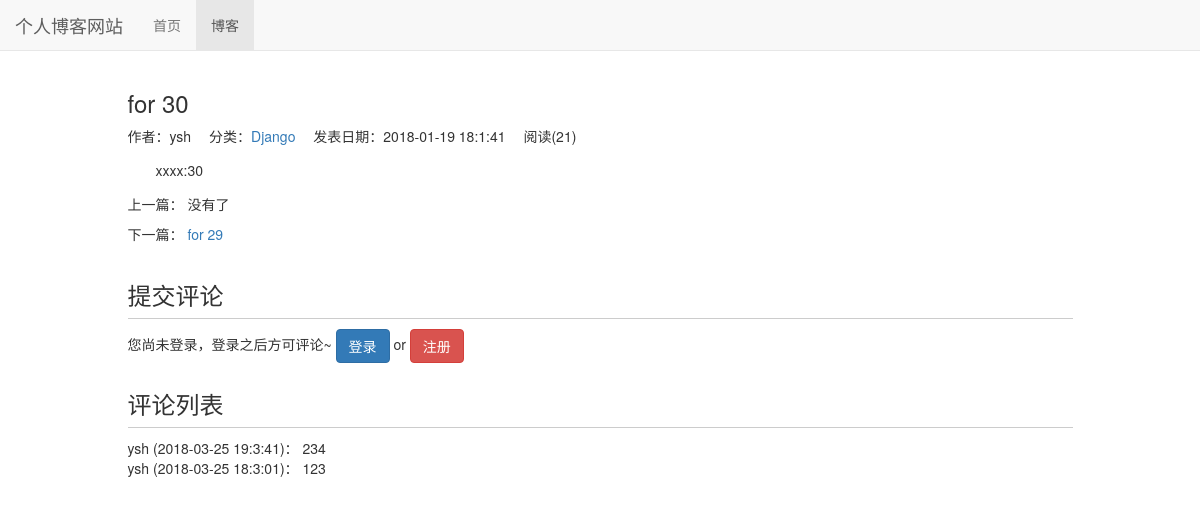
Page /blog/36 on the committed database.
### blog/models.py (models this page shows, shortened)
class Blog(models.Model, ReadNumExpandMethod):
    title = models.CharField(max_length=50)
    blog_type = models.ForeignKey(BlogType, on_delete=models.DO_NOTHING)
    content = RichTextUploadingField()
    author = models.ForeignKey(User, on_delete=models.DO_NOTHING)
    read_details = GenericRelation(ReadDetail)
    created_time = models.DateTimeField(auto_now_add=True)
    last_updated_time = models.DateTimeField(auto_now=True)
    class Meta:
        ordering = ['-created_time']

class BlogType(models.Model):
    type_name = models.CharField(max_length=15)
    def __str__(self):
        return self.type_name

### read_statistics/models.py (models this page shows)
class ReadNum(models.Model):
    read_num = models.IntegerField(default=0)
    content_type = models.ForeignKey(ContentType, on_delete=models.DO_NOTHING)
    object_id = models.PositiveIntegerField()
    content_object = GenericForeignKey('content_type', 'object_id')

### comment/models.py (models this page shows)
class Comment(models.Model):
    content_type = models.ForeignKey(ContentType, on_delete=models.DO_NOTHING)
    object_id = models.PositiveIntegerField()
    content_object = GenericForeignKey('content_type', 'object_id')
    text = models.TextField()
    comment_time = models.DateTimeField(auto_now_add=True)
    user = models.ForeignKey(User, on_delete=models.DO_NOTHING)
    class Meta:
        ordering = ['-comment_time']

### blog/views.py (the view)
# urls.py: path('<int:blog_pk>', views.blog_detail, name="blog_detail"),
def blog_detail(request, blog_pk):
    blog = get_object_or_404(Blog, pk=blog_pk)
    read_cookie_key = read_statistics_once_read(request, blog)
    blog_content_type = ContentType.objects.get_for_model(blog)
    comments = Comment.objects.filter(content_type=blog_content_type, object_id=blog.pk)
    context = {}
    context['previous_blog'] = Blog.objects.filter(created_time__gt=blog.created_time).last()
    context['next_blog'] = Blog.objects.filter(created_time__lt=blog.created_time).first()
    context['blog'] = blog
    context['comments'] = comments
    response = render(request, 'blog/blog_detail.html', context) # 响应
    response.set_cookie(read_cookie_key, 'true') # 阅读cookie标记
    return response

### read_statistics/models.py (called while the page is built)
    def get_read_num(self):
        try:
            ct = ContentType.objects.get_for_model(self)
            readnum = ReadNum.objects.get(content_type=ct, object_id=self.pk)
            return readnum.read_num
        except exceptions.ObjectDoesNotExist:
            return 0

### read_statistics/utils.py (called while the page is built)
def read_statistics_once_read(request, obj):
    ct = ContentType.objects.get_for_model(obj)
    key = "%s_%s_read" % (ct.model, obj.pk)
    if not request.COOKIES.get(key):
        readnum, created = ReadNum.objects.get_or_create(content_type=ct, object_id=obj.pk)
        readnum.read_num += 1
        readnum.save()
        date = timezone.now().date()
        readDetail, created = ReadDetail.objects.get_or_create(content_type=ct, object_id=obj.pk, date=date)
        readDetail.read_num += 1
        readDetail.save()
    return key

### blog/templates/blog/blog_detail.html (shortened to what this page needs)
{% extends 'base.html' %}
{% block nav_blog_active %}active{% endblock %}
{% load staticfiles %}
{% block header_extends %}
    <link rel="stylesheet" href="{% static 'blog/blog.css' %}">
{% endblock %}
{% block content %}
    <div class="container">
        <div class="row">
            <div class="col-xs-10 col-xs-offset-1">
                <h3>{{ blog.title }}</h3>
                <ul class="blog-info-description">
                    <li>作者：{{ blog.author }}</li>
                    <li>分类：<a href="{% url 'blogs_with_type' blog.blog_type.pk %}">{{ blog.blog_type }}</a></li>
                    <li>发表日期：{{ blog.created_time|date:"Y-m-d H:n:s" }}</li>
                    <li>阅读({{ blog.get_read_num }})</li>
                </ul>
                <div class="blog-content">{{ blog.content|safe }}</div>
                <div class="blog-more">
                    <p>上一篇：
                        {% if previous_blog %}
                            <a href="{% url 'blog_detail' previous_blog.pk %}">{{ previous_blog.title }}</a>
                        {% else %}
                            没有了
                        {% endif %}
                    </p>
                    <p>下一篇：
                        {% if next_blog %}
                            <a href="{% url 'blog_detail' next_blog.pk %}">{{ next_blog.title }}</a>
                        {% else %}
                            没有了
                        {% endif %}
                    </p>
                </div>
            </div>
        </div>
        <div class="row">
            <div class="col-xs-10 col-xs-offset-1">
                <div class="comment-area">
                    <h3 class="comment-area-title">提交评论</h3>
                    {% if user.is_authenticated %}
                        <form action="{% url 'update_comment' %}" method="POST" style="overflow:hidden">
                            {% csrf_token %}
                            <div class="form-group">
                                <label for="comment_text">{{ user.username }}，欢迎评论~</label>
                                <textarea id="comment_text" class="form-control" name="text" rows="4"></textarea>
                            </div>
                            <input type="hidden" name="object_id" value="{{ blog.pk }}">
                            <input type="hidden" name="content_type" value="blog">
                            <input type="submit" value="评论" class="btn btn-primary" style="float:right">
                        </form>
                    {% else %}
                        您尚未登录，登录之后方可评论~
                        <a class="btn btn-primary" href="{% url 'login' %}?from={{ request.get_full_path }}">登录</a>
                        <span> or </span>
                        <a class="btn btn-danger" href="{% url 'register' %}?from={{ request.get_full_path }}">注册</a>
                    {% endif %}
                </div>
                <div class="comment-area">
                    <h3 class="comment-area-title">评论列表</h3>
                    {% for comment in comments %}
                        <div>
                            {{ comment.user.username }}
                            ({{ comment.comment_time|date:"Y-m-d H:n:s" }})：
                            {{ comment.text }}
                        </div>
                    {% empty %}
                        暂无评论
                    {% endfor %}
                </div>
            </div>
        </div>
    </div>
{% endblock %}

### templates/base.html (shortened to what this page needs)
{% load staticfiles %}
<!DOCTYPE html>
<html lang="zh-CN">
<head>
    <link rel="stylesheet" href="{% static 'base.css' %}">
    <link rel="stylesheet" href="{% static 'bootstrap-3.3.7/css/bootstrap.min.css' %}">
    {% block header_extends %}{% endblock %}
</head>
<body>
    <div class="navbar navbar-default navbar-fixed-top" role="navigation">
        <div class="container-fluid">
            <div class="navbar-header">
                <a class="navbar-brand" href="{% url 'home' %}">个人博客网站</a>
            </div>
            <div id="navbar-collapse" class="collapse navbar-collapse">
                <ul class="nav navbar-nav">
                    <li class="{% block nav_home_active %}{% endblock %}">
                        <a href="{% url 'home' %}">首页</a>
                    </li>
                    <li class="{% block nav_blog_active %}{% endblock %}">
                        <a href="{% url 'blog_list' %}">博客</a>
                    </li>
                </ul>
            </div>
        </div>
    </div>
    {% block content %}{% endblock %}
</body>
</html>

### static/base.css (style rules this page uses)
* { margin: 0; padding: 0; }
body { margin-top: 70px!important; }
ul { list-style-type: none!important; }

### blog/static/blog/blog.css (style rules this page uses)
ul.blog-info-description { list-style-type: none; margin-bottom: 1em; }
ul.blog-info-description li { display: inline-block; margin-right: 1em; }
div.blog-content { text-indent: 2em; }
div.blog-more { margin-top: 1em; }
div.comment-area { margin-top: 2em; }
h3.comment-area-title { border-bottom: 1px solid #ccc; padding-bottom: 0.4em; }

### rows in the picture
Blog: title "for 30", author "ysh", blog_type "Django", created_time "2018-01-19 18:1:41", get_read_num "21", content "xxxx:30"
Blog: title "for 29"
Comment: user.username "ysh", comment_time "2018-03-25 19:3:41", text "234"
Comment: user.username "ysh", comment_time "2018-03-25 18:3:01", text "123"
